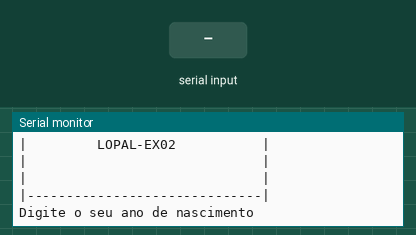
Recording of a sketch running on a simulated Arduino Uno, built with avr-gcc and run on an emulated ATmega328P. Shown: the last lines printed to the serial monitor. Inputs (shaded band) come from the test bench.

Above: at 1.2 s.
1.3 s: "90,45\n" received over Serial
At 2.76 s:
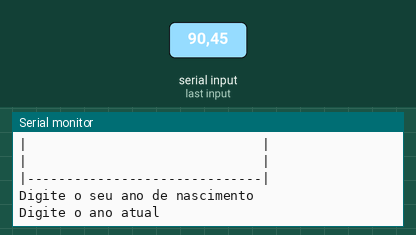
2.8 s: "30,150\n" received over Serial
At 5.7 s:
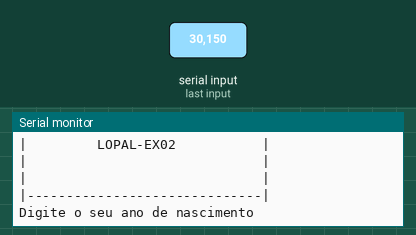

Measured:
- after the input at 1.3 s, the serial monitor: prints a new line at once (image 1)
- after the input at 2.8 s, the serial monitor: prints a new line at once (image 2)

The sketch:

lopal_ex021.ino
```cpp
//Faça um programa que receba o ano de nascimento de uma pessoa e
//o ano atual.

//Variáveis
int anoNascimento = 0;
int anoAtual = 0;
int idade = 0;
int idadeSemana = 0;


void setup()
{
  Serial.begin(9600);
}

void loop()
{

  //cabeçalho
  Serial.println("|------------------------------|");
  Serial.println("|                              |");
  Serial.println("|                              |");
  Serial.println("|         LOPAL-EX02           |");
  Serial.println("|                              |");
  Serial.println("|                              |");
  Serial.println("|------------------------------|");


  Serial.println();//pula um linha
    Serial.println();//pula um linha


  //entrada
  Serial.println ("Digite o seu ano de nascimento");
  while (! Serial.available() );
  anoNascimento = Serial.parseInt();

  Serial.println();//pula um linha
    Serial.println();//pula um linha

  Serial.println("Digite o ano atual");
  while (! Serial.available() );
  anoAtual = Serial.parseInt();

  //processamento
  idade = anoAtual - anoNascimento;
  idadeSemana = idade * 52;

  //saída
  Serial.println ("Sua idade eh: " + String(idade));
  Serial.println ("Sua idade em semanas eh: " + String(idadeSemana));

}
```
